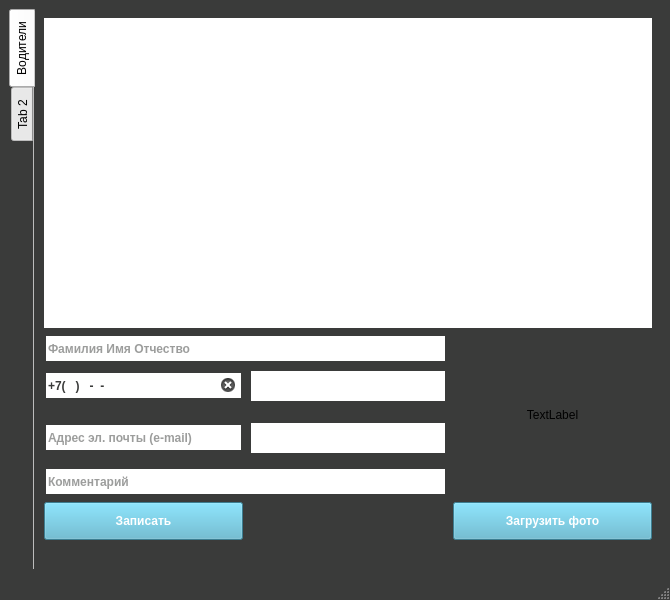
<?xml version="1.0" encoding="UTF-8"?>
<ui version="4.0">
 <class>MainWindow</class>
 <widget class="QMainWindow" name="MainWindow">
  <property name="geometry">
   <rect>
    <x>0</x>
    <y>0</y>
    <width>670</width>
    <height>600</height>
   </rect>
  </property>
  <property name="windowTitle">
   <string>Редактор справочников</string>
  </property>
  <property name="styleSheet">
   <string notr="true">QMainWindow{
	background-color:#3a3b3a;
	color:#ffffff;
	border-color:#ffffff;
}
QTableView{
	background-color:#ffffff;
	alternate-background-color:#e2e2e2;
	color:#3a3b3a;
	border-style:solid;
	border-color:#ffffff;
	border-width:0px;
	selection-color:#ffffff;
	selection-background-color:#54b0cb;
}
QHeaderView::section{
    background-color:#448fa6;
	color:#ffffff;
	font:bold;
	height:40px;
	border: #ffffff;
	border-style:solid;
	border-width:0px;
}
QComboBox{
	background-color:#ffffff;
	border-color:#3a3b3a;
	border-style:solid;;
	border-width:2px;
	color:#3a3b3a;
	width:50px;
	height:30px;
	font:bold;
	padding-left:5px
}
QComboBox QAbstractItemView {
	background-color:#ffffff;
	color:#3a3b3a;
	border-color:#3a3b3a;
	border-style:solid;;
	border-width:2px;
	padding-left:2px;
	padding-right:2px;
	padding-top:2px;
	padding-bottom:2px
}
QComboBox::drop-down {
   width: 24px;
   border: 2px;
}
QComboBox::down-arrow {
    image: url(&quot;./res/if_chevron-left.png&quot;);
    width: 16px;
    height: 16px;
}
QComboBox::down-arrow::hover {
    image: url(&quot;./res/if_chevron-down.png&quot;);
    width: 16px;
    height: 16px;
}
QDateEdit{
	background-color:#ffffff;
	border-style:solid;
	border-width:2px;
	border-color:#ffffff;
	color:#3a3b3a;
	width:150px;
	height:30px;
	font:bold;
	padding-left:5px
}
QDateEdit QAbstractItemView {
	background-color:#ffffff;
	color:#3a3b3a;;
}
QDateEdit::drop-down {
   width: 24px;
   border: 2px;
}
QDateEdit::down-arrow {
    image: url(&quot;./res/if_chevron-left.png&quot;);
    width: 16px;
    height: 16px;
}
QDateEdit::down-arrow::hover {
    image: url(&quot;./res/if_chevron-down.png&quot;);
    width: 16px;
    height: 16px;
}
QMenuBar{
	background-color:#3a3b3a;
	color:#ffffff;
	selection-color:#54b0cb;
	font:bold
}
QMenuBar::item::selected{
	background-color:#54b0cb;
	color:#ffffff;
	font:bold;
	padding-left:2px
}
QToolBar{
	background-color:#3a3b3a;
	color:#ffffff;
}
QMenu {
	background-color:#3a3b3a;
	color:#ffffff;
	font:bold;
	padding-left:2px;
}
QMenu::hover {
    background-color: #448fa6;
    color:#3a3b3a;
	font:bold
}
QMenu::item {
    background-color:#3a3b3a;
	color:#ffffff;
}
QMenu::item::selected{
	background-color:#54b0cb;
	color:#ffffff;
	padding-left:10px;
}
QTabWidget{
	background-color:#3a3b3a;
	color:#ffffff;
	border-color:#ffffff;
}
QTabBar::tab:right:selected{
    background-color:#448fa6;
	color:#ffffff;
	font:bold;
	height:60px;
	width: 30px;
	border: #448fa6;
	border-style:solid;
	border-width:2px;
}
QTabBar::tab:right:!selected{
    background-color:#3a3b3a;
	color:#ffffff;
	font:bold;
	height:60px;
	width: 30px;
	border: #448fa6;
	border-style:solid;
	border-width:2px;
}
QLineEdit{
	background-color:#ffffff;
	color:#3a3b3a;
	border-color:#3a3b3a;
	border-style:solid;;
	border-width:2px;
	height:25px;
	font:bold
}
QLineEdit::focus{
	border-style:solid;
	border-width:2px;
	border-color:#54b0cb;
}
QPushButton{
	background-color:#54b0cb;
	color:#ffffff;
	font:bold;
	height:30px;
	border-color:#54b0cb;
}
QPushButton::hover{
	background-color:#448fa6;
	border-color:#448fa6;
}
QPushButton::focus{
	background-color:#448fa6;
}
QPushButton::pressed{
	background-color:#3a3b3a;
	color:#ffffff;
	font:bold;
	border-style:solid;
	border-color:#ffffff;
	border-width:2px;
}</string>
  </property>
  <widget class="QWidget" name="centralwidget">
   <layout class="QHBoxLayout" name="horizontalLayout">
    <item>
     <widget class="QTabWidget" name="tabWidget">
      <property name="tabPosition">
       <enum>QTabWidget::West</enum>
      </property>
      <property name="tabShape">
       <enum>QTabWidget::Rounded</enum>
      </property>
      <property name="currentIndex">
       <number>0</number>
      </property>
      <property name="elideMode">
       <enum>Qt::ElideNone</enum>
      </property>
      <property name="documentMode">
       <bool>true</bool>
      </property>
      <property name="tabsClosable">
       <bool>false</bool>
      </property>
      <property name="movable">
       <bool>true</bool>
      </property>
      <property name="tabBarAutoHide">
       <bool>false</bool>
      </property>
      <widget class="QWidget" name="driversTab">
       <attribute name="title">
        <string>Водители</string>
       </attribute>
       <layout class="QGridLayout" name="gridLayout">
        <item row="6" column="1">
         <widget class="QComboBox" name="driverSuppliers"/>
        </item>
        <item row="10" column="0">
         <spacer name="horizontalSpacer">
          <property name="orientation">
           <enum>Qt::Horizontal</enum>
          </property>
          <property name="sizeHint" stdset="0">
           <size>
            <width>40</width>
            <height>20</height>
           </size>
          </property>
         </spacer>
        </item>
        <item row="3" column="0">
         <widget class="QLineEdit" name="driverPhone">
          <property name="inputMask">
           <string>+7(999)999-99-99</string>
          </property>
          <property name="placeholderText">
           <string>Номер телефона</string>
          </property>
          <property name="clearButtonEnabled">
           <bool>true</bool>
          </property>
         </widget>
        </item>
        <item row="6" column="0">
         <widget class="QLineEdit" name="driverEmail">
          <property name="placeholderText">
           <string>Адрес эл. почты (e-mail)</string>
          </property>
          <property name="clearButtonEnabled">
           <bool>true</bool>
          </property>
         </widget>
        </item>
        <item row="10" column="1">
         <spacer name="horizontalSpacer_2">
          <property name="orientation">
           <enum>Qt::Horizontal</enum>
          </property>
          <property name="sizeHint" stdset="0">
           <size>
            <width>40</width>
            <height>20</height>
           </size>
          </property>
         </spacer>
        </item>
        <item row="8" column="0" colspan="2">
         <widget class="QLineEdit" name="driverComment">
          <property name="placeholderText">
           <string>Комментарий</string>
          </property>
          <property name="clearButtonEnabled">
           <bool>true</bool>
          </property>
         </widget>
        </item>
        <item row="10" column="2">
         <spacer name="horizontalSpacer_3">
          <property name="orientation">
           <enum>Qt::Horizontal</enum>
          </property>
          <property name="sizeHint" stdset="0">
           <size>
            <width>40</width>
            <height>20</height>
           </size>
          </property>
         </spacer>
        </item>
        <item row="0" column="0" colspan="3">
         <widget class="QTableView" name="driversTable">
          <property name="editTriggers">
           <set>QAbstractItemView::NoEditTriggers</set>
          </property>
          <property name="alternatingRowColors">
           <bool>true</bool>
          </property>
          <property name="selectionBehavior">
           <enum>QAbstractItemView::SelectRows</enum>
          </property>
         </widget>
        </item>
        <item row="3" column="1">
         <widget class="QComboBox" name="driverTruck"/>
        </item>
        <item row="2" column="0" colspan="2">
         <widget class="QLineEdit" name="driverName">
          <property name="placeholderText">
           <string>Фамилия Имя Отчество</string>
          </property>
          <property name="clearButtonEnabled">
           <bool>true</bool>
          </property>
         </widget>
        </item>
        <item row="9" column="0">
         <widget class="QPushButton" name="driverSave">
          <property name="text">
           <string>Записать</string>
          </property>
         </widget>
        </item>
        <item row="2" column="2" rowspan="7">
         <widget class="QLabel" name="driverPhoto">
          <property name="text">
           <string>TextLabel</string>
          </property>
          <property name="alignment">
           <set>Qt::AlignCenter</set>
          </property>
         </widget>
        </item>
        <item row="9" column="2">
         <widget class="QPushButton" name="addPhoto">
          <property name="text">
           <string>Загрузить фото</string>
          </property>
         </widget>
        </item>
       </layout>
      </widget>
      <widget class="QWidget" name="tab_2">
       <attribute name="title">
        <string>Tab 2</string>
       </attribute>
      </widget>
     </widget>
    </item>
   </layout>
  </widget>
  <widget class="QMenuBar" name="menubar">
   <property name="geometry">
    <rect>
     <x>0</x>
     <y>0</y>
     <width>670</width>
     <height>30</height>
    </rect>
   </property>
  </widget>
  <widget class="QStatusBar" name="statusbar"/>
 </widget>
 <tabstops>
  <tabstop>driverName</tabstop>
  <tabstop>driverPhone</tabstop>
  <tabstop>driverEmail</tabstop>
  <tabstop>driverTruck</tabstop>
  <tabstop>driverSuppliers</tabstop>
  <tabstop>driverComment</tabstop>
  <tabstop>driverSave</tabstop>
  <tabstop>addPhoto</tabstop>
  <tabstop>driversTable</tabstop>
  <tabstop>tabWidget</tabstop>
 </tabstops>
 <resources/>
 <connections/>
</ui>
